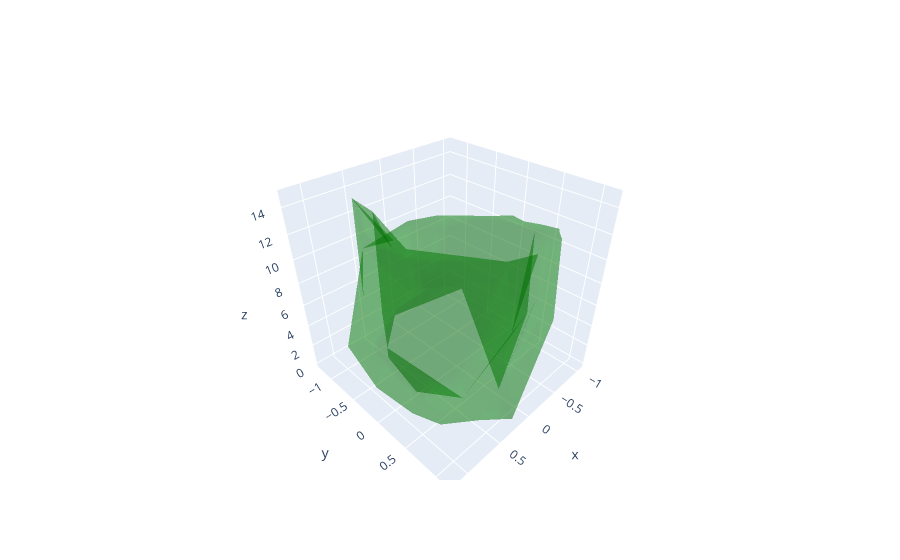

The cell this chart's notebook holds for it:
### Markdown cell above
**3D Mesh Plot**

### Code cell
import plotly.graph_objects as go
import numpy as np 
z=15*np.random.random(100)
x=np.sin(z)+0.1*np.random.randn(100)
y=np.cos(z)+0.1*np.random.randn(100)
fig=go.Figure(data=[go.Mesh3d(x=x,y=y,z=z,color="green",opacity=0.3,alphahull=3)])
fig.show()
